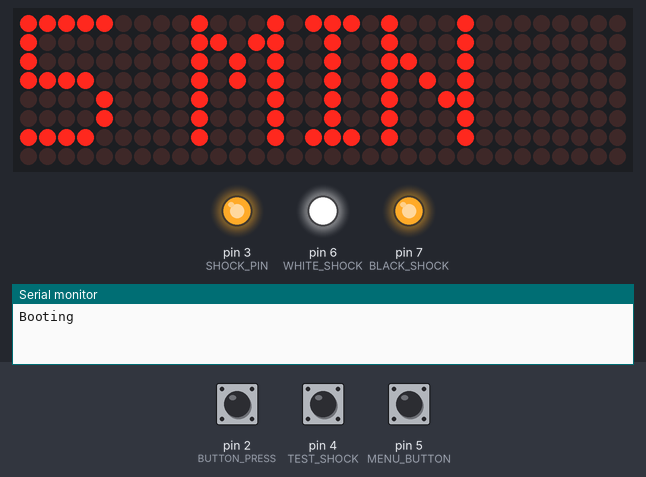
Bench run of a program on a simulated Arduino Nano, built with avr-gcc and run on an emulated ATmega328P. Shown: 32×8 LED matrix, output pins drawn as LEDs (lit = HIGH), the last lines printed to the serial monitor. The test bench sets the inputs (shaded band); at power-on: pin 2 (BUTTON_PRESS) HIGH, pin 4 (TEST_SHOCK) HIGH, pin 5 (MENU_BUTTON) HIGH. Random numbers use the default seed unless the program sets one.

Above: at 0.8 s.
0.9 s: pin 2 (BUTTON_PRESS) pulled LOW for 0.15 s
At 2.6 s:
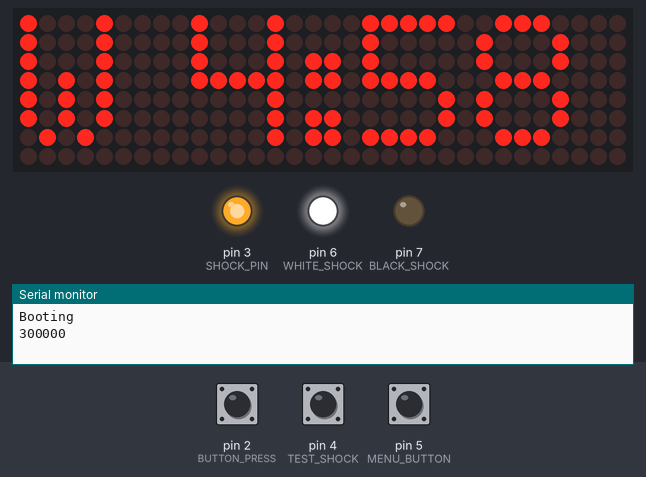
4.0 s: pin 2 (BUTTON_PRESS) pulled LOW for 1 s
At 5.8 s:
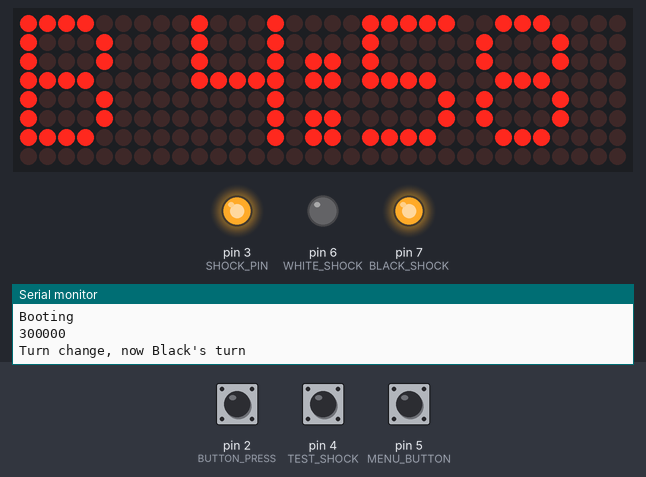
8.0 s: pin 2 (BUTTON_PRESS) pulled LOW for 0.15 s
At 10.7 s:
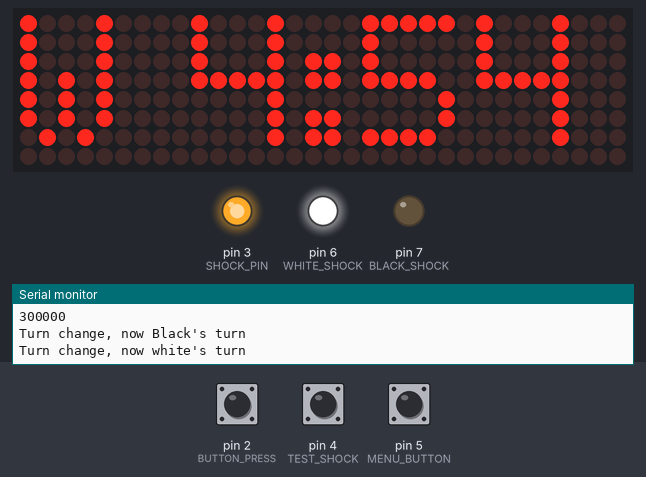
11.1 s: pin 2 (BUTTON_PRESS) pulled LOW for 3.2 s
At 15.11 s:
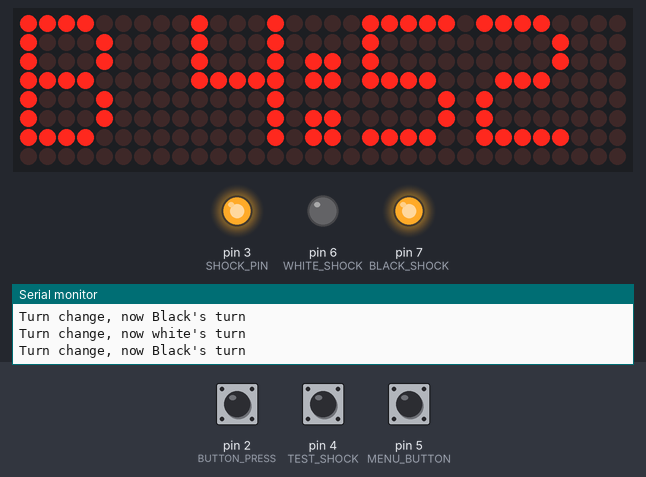
Timing chart, 0 to 64.0 s (numbered marks = the images above; inputs shaded):
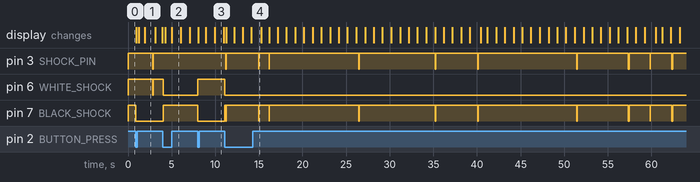

The program:

main.cpp
```cpp
#include <Arduino.h>
#include <Bounce2.h>

#include <display.h>

#define BUTTON_PRESS 2
#define SHOCK_PIN 3
#define MENU_BUTTON 5
#define TEST_SHOCK 4
#define WHITE_SHOCK 6
#define BLACK_SHOCK 7

Bounce turnChange = Bounce();
Bounce menuButton = Bounce();

bool currentTurnWhite = true;

long MAX_TIME = 300000;

long whiteTimeMILLS = MAX_TIME;
long blackTimeMILLS = MAX_TIME;

unsigned long whiteLastStart = 0;
unsigned long blackLastStart = 0;

unsigned long lastShockTime = 0;
unsigned long MaxShockTimeSlotLength = 1000;
unsigned long CurrentTimeslot = 500;
unsigned long shockTimeEnd = 0;

int displayRefreshCycle = 0;

// Runs every Xms, to decide how long to enable the shock
int calculateLength(long long timeMilli, unsigned long CurrentTimeslot) {
  float percentProgress = 1-  ((float)timeMilli / (float)MAX_TIME);
  int shockLength = (int)(percentProgress * CurrentTimeslot);

  int normShockLength = max(min(shockLength, (CurrentTimeslot*0.5)), 50);

  float randomChance = random(0,100);

  if (randomChance < percentProgress*100) {
    return normShockLength;
  } else {
    return 0;
  }
}

void setup() {
  Serial.begin(115200);
  Serial.println("Booting");
  displaySetup();

  pinMode(TEST_SHOCK, INPUT_PULLUP);
  pinMode(WHITE_SHOCK, OUTPUT);
  pinMode(BLACK_SHOCK, OUTPUT);
  pinMode(SHOCK_PIN, OUTPUT);

  digitalWrite(SHOCK_PIN, HIGH);
  digitalWrite(WHITE_SHOCK, HIGH);
  digitalWrite(BLACK_SHOCK, HIGH);

  menuButton.attach(MENU_BUTTON, INPUT_PULLUP);
  menuButton.interval(15);  // interval in ms

  turnChange.attach(BUTTON_PRESS, INPUT_PULLUP);
  turnChange.interval(15);  // interval in ms

  printText(0, 3, "5 MIN");

  turnChange.update();
  while (turnChange.read()) {
    // Serial.println("Waiting for button press");

    while(digitalRead(TEST_SHOCK) == LOW) {
      digitalWrite(SHOCK_PIN, LOW);
      digitalWrite(WHITE_SHOCK, LOW);
      digitalWrite(BLACK_SHOCK, LOW);
    }
    digitalWrite(SHOCK_PIN, HIGH);
    digitalWrite(WHITE_SHOCK, HIGH);
    digitalWrite(BLACK_SHOCK, HIGH);

    menuButton.update();
    if (menuButton.fell()) {
      // cycle thru times, 9 min 59, 5 min, 3 min, 1 min
      if (MAX_TIME == 599000) {
        MAX_TIME = 300000;
        printText(0, 3, "5 MIN");
      } else if (MAX_TIME == 300000) {
        MAX_TIME = 180000;
        printText(0, 3, "3 MIN");
      } else if (MAX_TIME == 180000) {
        MAX_TIME = 60000;
        printText(0, 3, "1 MIN");
      } else if (MAX_TIME == 60000) {
        MAX_TIME = 599000;
        printText(0, 3, "10 MIN");
      }
      Serial.println(MAX_TIME);
    }

    turnChange.update();
  }

  digitalWrite(BLACK_SHOCK, LOW);

  whiteTimeMILLS = MAX_TIME;
  blackTimeMILLS = MAX_TIME;


  whiteLastStart = millis();
  blackLastStart = millis();
  lastShockTime = millis();

  Serial.println(whiteTimeMILLS);

  // Initialise the random seed with an unused pin
  randomSeed(analogRead(0));
}

void endGame() {
  Serial.println("Game Over");
  digitalWrite(SHOCK_PIN, HIGH);
  while (true) {
    if (currentTurnWhite) {
      printText(0, 3, "B WON");
      digitalWrite(BLACK_SHOCK, HIGH);
      digitalWrite(WHITE_SHOCK, LOW);
    } else {
      printText(0, 3, "W WON");
      digitalWrite(WHITE_SHOCK, HIGH);
      digitalWrite(BLACK_SHOCK, LOW);
    }
  }
}

void loop() {
  turnChange.update();
  if (turnChange.fell()) {

    // Turn change button has been released
    currentTurnWhite = !currentTurnWhite;
    if (currentTurnWhite) {
      Serial.println("Turn change, now white's turn");
      whiteLastStart = millis();
      digitalWrite(BLACK_SHOCK, LOW);
      digitalWrite(WHITE_SHOCK, HIGH);
    } else {
      Serial.println("Turn change, now Black's turn");
      blackLastStart = millis();
      digitalWrite(BLACK_SHOCK, HIGH);
      digitalWrite(WHITE_SHOCK, LOW);
    }
    digitalWrite(SHOCK_PIN, HIGH);

  }

  if (currentTurnWhite) {
    whiteTimeMILLS = whiteTimeMILLS - (millis() - whiteLastStart);
    whiteLastStart = millis();
  } else {
    blackTimeMILLS = blackTimeMILLS - (millis() - blackLastStart);
    blackLastStart = millis();
  }

  if (whiteTimeMILLS < 0 || blackTimeMILLS < 0 || whiteTimeMILLS > 1500000 || blackTimeMILLS > 1500000) {
    // Out of time
    endGame();
  }

  char outputString[24];
  char formatString[] = "%s %01d:%02d";

  if (currentTurnWhite) {
      sprintf(outputString, formatString, "W", (int)((whiteTimeMILLS / 1000) / 60), (int)((whiteTimeMILLS / 1000) % 60));
  } else {
      sprintf(outputString, formatString, "B", (int)((blackTimeMILLS / 1000) / 60), (int)((blackTimeMILLS / 1000) % 60));
  }


  // Only refresh display every N cycles
  bool refreshDisplay = false;
  if (displayRefreshCycle == 0) {
    refreshDisplay = true;
  }
  displayRefreshCycle = (displayRefreshCycle + 1) % 3;

  printText(0, 3, outputString, true);

  // Time to work out the shock time
  if (millis()-lastShockTime > CurrentTimeslot) {
    CurrentTimeslot = random(69, MaxShockTimeSlotLength);

    // Calculate a new shock timing
    lastShockTime = millis();
    long shockLength = calculateLength(currentTurnWhite ? whiteTimeMILLS : blackTimeMILLS, CurrentTimeslot);


    shockTimeEnd = lastShockTime + shockLength;
  } else {
    if (millis() >= shockTimeEnd) {
      digitalWrite(SHOCK_PIN, HIGH);
      digitalWrite(currentTurnWhite ? WHITE_SHOCK : BLACK_SHOCK, HIGH);
    } else {
      digitalWrite(SHOCK_PIN, LOW);
      digitalWrite(currentTurnWhite ? WHITE_SHOCK : BLACK_SHOCK, LOW);
    }
  }
}
```

display.cpp
```cpp
#include <display.h>

// SPI hardware interface
// MD_MAX72XX mx = MD_MAX72XX(HARDWARE_TYPE, CS_PIN, MAX_DEVICES);
// Arbitrary pins
MD_MAX72XX mx = MD_MAX72XX(HARDWARE_TYPE, DATA_PIN, CLK_PIN, CS_PIN, MAX_DEVICES);

// Text parameters
#define CHAR_SPACING  1 // pixels between characters


void printText(uint8_t modStart, uint8_t modEnd, const char *pMsg, bool resetScreen = false)
// Print the text string to the LED matrix modules specified.
// Message area is padded with blank columns after printing.
{
  uint8_t   state = 0;
  uint8_t   curLen;
  uint16_t  showLen;
  uint8_t   cBuf[8];
  int16_t   col = ((modEnd + 1) * COL_SIZE) - 1;

  if (resetScreen) {
    // Reinitialise display to counter EMF;
    // Serial.println(mx.begin());

    mx.control(MD_MAX72XX::controlRequest_t::TEST, 0);                   // no test
    mx.control(MD_MAX72XX::controlRequest_t::SCANLIMIT, ROW_SIZE - 1);     // scan limit is set to max on startup
    mx.control(MD_MAX72XX::controlRequest_t::INTENSITY, MAX_INTENSITY / 2);// set intensity to a reasonable value
    mx.control(MD_MAX72XX::controlRequest_t::DECODE, 0);                 // ensure no decoding (warm boot potential issue)
    mx.clear();
    mx.control(MD_MAX72XX::controlRequest_t::SHUTDOWN, 0);               // take the modules out of shutdown mode
  }


  mx.control(modStart, modEnd, MD_MAX72XX::UPDATE, MD_MAX72XX::OFF);

  do     // finite state machine to print the characters in the space available
  {
    switch(state)
    {
      case 0: // Load the next character from the font table
        // if we reached end of message, reset the message pointer
        if (*pMsg == '\0')
        {
          showLen = col - (modEnd * COL_SIZE);  // padding characters
          state = 2;
          break;
        }

        // retrieve the next character form the font file
        showLen = mx.getChar(*pMsg++, sizeof(cBuf)/sizeof(cBuf[0]), cBuf);
        curLen = 0;
        state++;
        // !! deliberately fall through to next state to start displaying

      case 1: // display the next part of the character
        mx.setColumn(col--, cBuf[curLen++]);

        // done with font character, now display the space between chars
        if (curLen == showLen)
        {
          showLen = CHAR_SPACING;
          state = 2;
        }
        break;

      case 2: // initialize state for displaying empty columns
        curLen = 0;
        state++;
        // fall through

      case 3:	// display inter-character spacing or end of message padding (blank columns)
        mx.setColumn(col--, 0);
        curLen++;
        if (curLen == showLen)
          state = 0;
        break;

      default:
        col = -1;   // this definitely ends the do loop
    }
  } while (col >= (modStart * COL_SIZE));

  mx.control(modStart, modEnd, MD_MAX72XX::UPDATE, MD_MAX72XX::ON);
}

void displaySetup()
{
  mx.begin();
}
```

display.h
```cpp
#include <MD_MAX72xx.h>
#include <SPI.h>
#include <Arduino.h>

#define PRINT(s, v) { Serial.print(F(s)); Serial.print(v); }

// Define the number of devices we have in the chain and the hardware interface
// NOTE: These pin numbers will probably not work with your hardware and may
// need to be adapted
#define HARDWARE_TYPE MD_MAX72XX::FC16_HW
#define MAX_DEVICES 4

#define CLK_PIN   13  // or SCK
#define CS_PIN    10  // or SS
#define DATA_PIN  11  // or MOSI

void displaySetup();
void printText(uint8_t modStart, uint8_t modEnd, const char *pMsg, bool resetScreen = false);
```

Measured:
- after the input at 0.9 s, pin 3 (SHOCK_PIN), pin 6 (WHITE_SHOCK): HIGH → LOW after 1.9 s, → HIGH 0.05 s later; pin 7 (BLACK_SHOCK): HIGH → LOW at once; the display: first changes at once (image 1 shows a later state)
- after the input at 4.0 s, pin 6 (WHITE_SHOCK): HIGH → LOW at once; pin 7 (BLACK_SHOCK): LOW → HIGH at once
- after the input at 8.0 s, pin 6 (WHITE_SHOCK): LOW → HIGH at once; pin 7 (BLACK_SHOCK): HIGH → LOW at once
- what the display in image 1 shows lasts 1.2 s, from 1.9 s to 3.1 s
- what the display in image 2 shows lasts 1.1 s, from 5.0 s to 6.1 s
